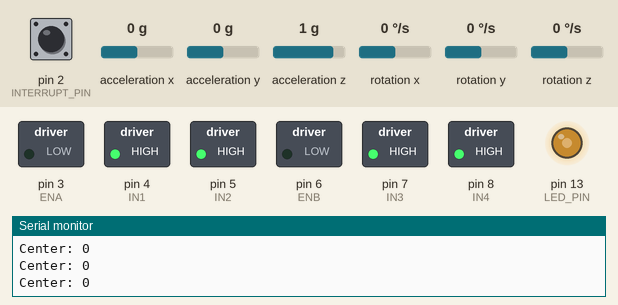
This sketch was run on a simulated Arduino Uno, built with avr-gcc and run on an emulated ATmega328P. Shown: switched loads named in the sketch (green lamp = pin HIGH), output pins drawn as LEDs (lit = HIGH), the last lines printed to the serial monitor. The inputs (shaded band) are chosen by the test bench; at power-on: acceleration y 0 g, pin 2 (INTERRUPT_PIN) LOW, acceleration x 0 g, acceleration z 1 g, rotation x 0 °/s, rotation y 0 °/s, rotation z 0 °/s. The sensor or clock chip raises its interrupt line as the real part does.

Above: at 1.7 s.
1.8 s: acceleration y set to -1.4 g
At 2.9 s:
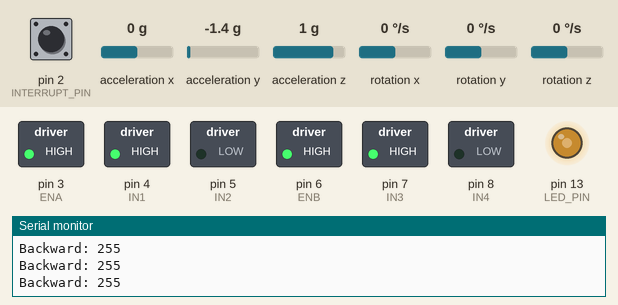
3.3 s: acceleration y set to 0.8 g
At 4.0 s:
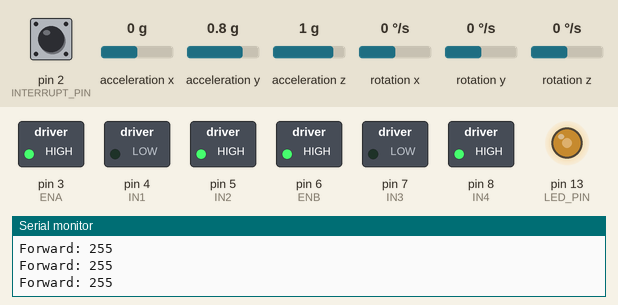
4.8 s: acceleration y set to -0.8 g
At 5.1 s:
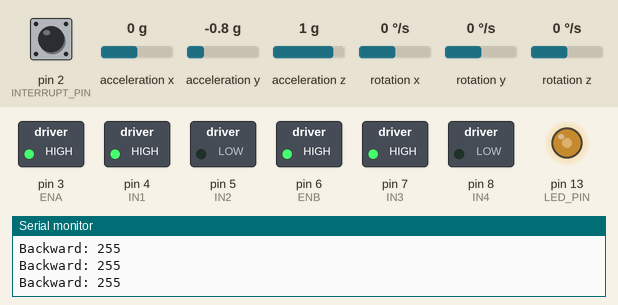
6.3 s: acceleration y set to 0 g
At 7.5 s:
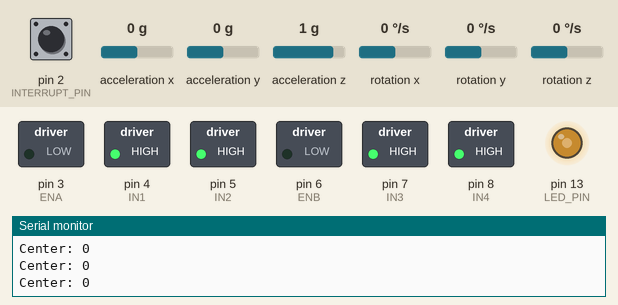
7.8 s: pin 2 (INTERRUPT_PIN) pulled HIGH for 0.15 s
At 9.1 s:
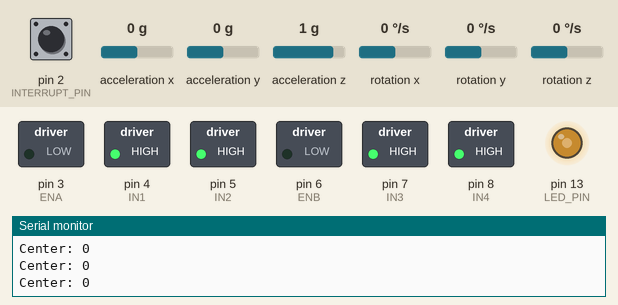
9.5 s: pin 2 (INTERRUPT_PIN) pulled HIGH for 1 s
At 11.1 s:
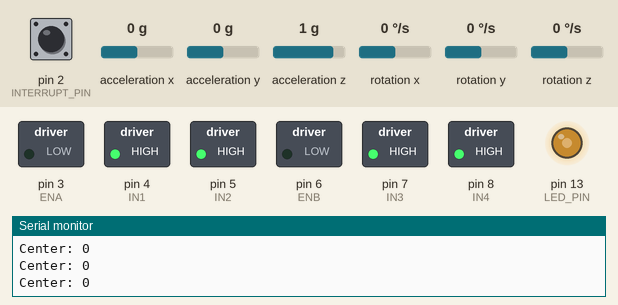
Timing chart, 0 to 12.6 s (numbered marks = the images above; inputs shaded):
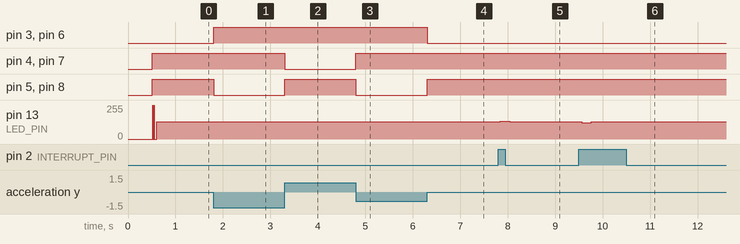

Measured:
- after the input at 1.8 s, pin 3 (ENA), pin 6 (ENB): LOW → HIGH at once; pin 5 (IN2), pin 8 (IN4): HIGH → LOW at once
- after the input at 3.3 s, pin 4 (IN1), pin 7 (IN3): HIGH → LOW at once; pin 5 (IN2), pin 8 (IN4): LOW → HIGH at once
- after the input at 4.8 s, pin 4 (IN1), pin 7 (IN3): LOW → HIGH at once; pin 5 (IN2), pin 8 (IN4): HIGH → LOW at once
- after the input at 6.3 s, pin 3 (ENA), pin 6 (ENB): HIGH → LOW at once; pin 5 (IN2), pin 8 (IN4): LOW → HIGH at once
- after the input at 7.8 s, pin 13 (LED_PIN): 128/255 → 134/255 at once, → 128/255 0.20 s later
- after the input at 9.5 s, pin 13 (LED_PIN): 128/255 → 121/255 after 0.06 s, → 128/255 0.20 s later

The sketch:

SwagWay.ino
```cpp
#include "I2Cdev.h"
#include "MPU6050_6Axis_MotionApps20.h"

#if I2CDEV_IMPLEMENTATION == I2CDEV_ARDUINO_WIRE
#include "Wire.h"
#endif

#define ENA 3
#define IN1 4
#define IN2 5

#define ENB 6
#define IN3 7
#define IN4 8

MPU6050 mpu;

//#define OUTPUT_READABLE_YAWPITCHROLL
#define OUTPUT_READABLE_MOTOR
//#define OUTPUT_TEAPOT

#define INTERRUPT_PIN 2
#define LED_PIN 13

bool blinkState = false;

// MPU control/status vars
bool dmpReady = false;  // set true if DMP init was successful
uint8_t mpuIntStatus;   // holds actual interrupt status byte from MPU
uint8_t devStatus;      // return status after each device operation (0 = success, !0 = error)
uint16_t packetSize;    // expected DMP packet size (default is 42 bytes)
uint16_t fifoCount;     // count of all bytes currently in FIFO
uint8_t fifoBuffer[64]; // FIFO storage buffer

// orientation/motion vars
Quaternion q;           // [w, x, y, z]         quaternion container
VectorFloat gravity;    // [x, y, z]            gravity vector
float ypr[3];           // [yaw, pitch, roll]   yaw/pitch/roll container and gravity vector

// packet structure for InvenSense "teapot" demo
uint8_t teapotPacket[14] = { '$', 0x02, 0, 0, 0, 0, 0, 0, 0, 0, 0x00, 0x00, '\r', '\n' };


// ================================================================
// ===               INTERRUPT DETECTION ROUTINE                ===
// ================================================================

volatile bool mpuInterrupt = false;     // indicates whether MPU interrupt pin has gone high

void dmpDataReady()
{
  mpuInterrupt = true;
}


// ================================================================
// ===                      INITIAL SETUP                       ===
// ================================================================

bool initialSetup = false;

float initialYaw = 0.0;
float initialPitch = 0.0;
float initialRoll = 0.0;

bool center = false;

void initMotors()
{
  pinMode(ENA, OUTPUT);
  pinMode(IN1, OUTPUT);
  pinMode(IN2, OUTPUT);

  pinMode(ENB, OUTPUT);
  pinMode(IN3, OUTPUT);
  pinMode(IN4, OUTPUT);

  digitalWrite(IN1, HIGH);
  digitalWrite(IN2, HIGH);
  digitalWrite(IN3, HIGH);
  digitalWrite(IN4, HIGH);
}

void setup()
{
  // join I2C bus (I2Cdev library doesn't do this automatically)
#if I2CDEV_IMPLEMENTATION == I2CDEV_ARDUINO_WIRE
  Wire.begin();
  Wire.setClock(400000); // 400kHz I2C clock. Comment this line if having compilation difficulties
#elif I2CDEV_IMPLEMENTATION == I2CDEV_BUILTIN_FASTWIRE
  Fastwire::setup(400, true);
#endif

  // initialize serial communication
  // (115200 chosen because it is required for Teapot Demo output, but it's
  // really up to you depending on your project)
  Serial.begin(115200);
  while (!Serial); // wait for Leonardo enumeration, others continue immediately

  // NOTE: 8MHz or slower host processors, like the Teensy @ 3.3v or Ardunio
  // Pro Mini running at 3.3v, cannot handle this baud rate reliably due to
  // the baud timing being too misaligned with processor ticks. You must use
  // 38400 or slower in these cases, or use some kind of external separate
  // crystal solution for the UART timer.

  // initialize device
  Serial.println(F("Initializing I2C devices..."));
  mpu.initialize();
  pinMode(INTERRUPT_PIN, INPUT);

  // verify connection
  Serial.println(F("Testing device connections..."));
  Serial.println(mpu.testConnection() ? F("MPU6050 connection successful") : F("MPU6050 connection failed"));

  // load and configure the DMP
  Serial.println(F("Initializing DMP..."));
  devStatus = mpu.dmpInitialize();

  // supply your own gyro offsets here, scaled for min sensitivity
  mpu.setXGyroOffset(220);
  mpu.setYGyroOffset(76);
  mpu.setZGyroOffset(-85);
  mpu.setZAccelOffset(1788); // 1688 factory default for my test chip

  // make sure it worked (returns 0 if so)
  if (devStatus == 0)
  {
    // turn on the DMP, now that it's ready
    Serial.println(F("Enabling DMP..."));
    mpu.setDMPEnabled(true);

    // enable Arduino interrupt detection
    Serial.println(F("Enabling interrupt detection (Arduino external interrupt 0)..."));
    attachInterrupt(digitalPinToInterrupt(INTERRUPT_PIN), dmpDataReady, RISING);
    mpuIntStatus = mpu.getIntStatus();

    // set our DMP Ready flag so the main loop() function knows it's okay to use it
    Serial.println(F("DMP ready!"));
    dmpReady = true;

    // get expected DMP packet size for later comparison
    packetSize = mpu.dmpGetFIFOPacketSize();
  }
  else
  {
    // ERROR!
    // 1 = initial memory load failed
    // 2 = DMP configuration updates failed
    // (if it's going to break, usually the code will be 1)
    Serial.print(F("DMP Initialization failed (code "));
    Serial.print(devStatus);
    Serial.println(F(")"));
  }

  // configure LED for output
  pinMode(LED_PIN, OUTPUT);

  initMotors();
}


void motorControl(double out)
{
  // forward
  if (out > 2)
  {
    digitalWrite(IN1, LOW);
    digitalWrite(IN2, HIGH);
    digitalWrite(IN3, LOW);
    digitalWrite(IN4, HIGH);

    center = false;

#ifdef OUTPUT_READABLE_MOTOR
    Serial.print("Forward: ");
#endif
  }
  // backward
  else if (out < -2)
  {
    digitalWrite(IN1, HIGH);
    digitalWrite(IN2, LOW);
    digitalWrite(IN3, HIGH);
    digitalWrite(IN4, LOW);

    center = false;

#ifdef OUTPUT_READABLE_MOTOR
    Serial.print("Backward: ");
#endif
  }
  else
  {
    digitalWrite(IN1, HIGH);
    digitalWrite(IN2, HIGH);
    digitalWrite(IN3, HIGH);
    digitalWrite(IN4, HIGH);

    center = true;

#ifdef OUTPUT_READABLE_MOTOR
    Serial.print("Center: ");
#endif
  }

  int velocity = abs(out);

  if (velocity < 0) velocity = 0;

  velocity = velocity * velocity;

  if (center && velocity > 0) velocity = 255;
  if (velocity > 255) velocity = 255;

  byte velocityOut = abs(velocity);

  analogWrite(ENA, velocityOut);
  analogWrite(ENB, velocityOut);

#ifdef OUTPUT_READABLE_MOTOR
  Serial.println(velocity);
#endif
}


// ================================================================
// ===                    MAIN PROGRAM LOOP                     ===
// ================================================================

void loop()
{
  // if programming failed, don't try to do anything
  if (!dmpReady) return;

  // wait for MPU interrupt or extra packet(s) available
  while (!mpuInterrupt && fifoCount < packetSize)
  {
    // other program behavior stuff here
    // .
    // .
    // .
    // if you are really paranoid you can frequently test in between other
    // stuff to see if mpuInterrupt is true, and if so, "break;" from the
    // while() loop to immediately process the MPU data
    // .
    // .
    // .
  }

  // reset interrupt flag and get INT_STATUS byte
  mpuInterrupt = false;
  mpuIntStatus = mpu.getIntStatus();

  // get current FIFO count
  fifoCount = mpu.getFIFOCount();

  // check for overflow (this should never happen unless our code is too inefficient)
  if ((mpuIntStatus & 0x10) || fifoCount == 1024)
  {
    // reset so we can continue cleanly
    mpu.resetFIFO();
    Serial.println(F("FIFO overflow!"));

    // otherwise, check for DMP data ready interrupt (this should happen frequently)
  }
  else if (mpuIntStatus & 0x02)
  {
    // wait for correct available data length, should be a VERY short wait
    while (fifoCount < packetSize) fifoCount = mpu.getFIFOCount();

    // read a packet from FIFO
    mpu.getFIFOBytes(fifoBuffer, packetSize);

    // track FIFO count here in case there is > 1 packet available
    // (this lets us immediately read more without waiting for an interrupt)
    fifoCount -= packetSize;

    // display Euler angles in degrees
    mpu.dmpGetQuaternion(&q, fifoBuffer);
    mpu.dmpGetGravity(&gravity, &q);
    mpu.dmpGetYawPitchRoll(ypr, &q, &gravity);

    if (!initialSetup)
    {
      initialYaw = ypr[0] * 180 / M_PI;
      initialPitch = ypr[1] * 180 / M_PI;
      initialRoll = ypr[2] * 180 / M_PI;

      initialSetup = true;
    }

#ifdef OUTPUT_READABLE_YAWPITCHROLL
    Serial.print("ypr\t");
    Serial.print(ypr[0] * 180 / M_PI);
    Serial.print("\t");
    Serial.print(ypr[1] * 180 / M_PI);
    Serial.print("\t");
    Serial.println(ypr[2] * 180 / M_PI);
#endif

#ifdef OUTPUT_TEAPOT
    // display quaternion values in InvenSense Teapot demo format:
    teapotPacket[2] = fifoBuffer[0];
    teapotPacket[3] = fifoBuffer[1];
    teapotPacket[4] = fifoBuffer[4];
    teapotPacket[5] = fifoBuffer[5];
    teapotPacket[6] = fifoBuffer[8];
    teapotPacket[7] = fifoBuffer[9];
    teapotPacket[8] = fifoBuffer[12];
    teapotPacket[9] = fifoBuffer[13];
    Serial.write(teapotPacket, 14);
    teapotPacket[11]++; // packetCount, loops at 0xFF on purpose
#endif

    float correction = (ypr[2] * 180 / M_PI) - initialRoll;
    motorControl(correction);

    // blink LED to indicate activity
    blinkState = !blinkState;
    digitalWrite(LED_PIN, blinkState);
  }
}
```
